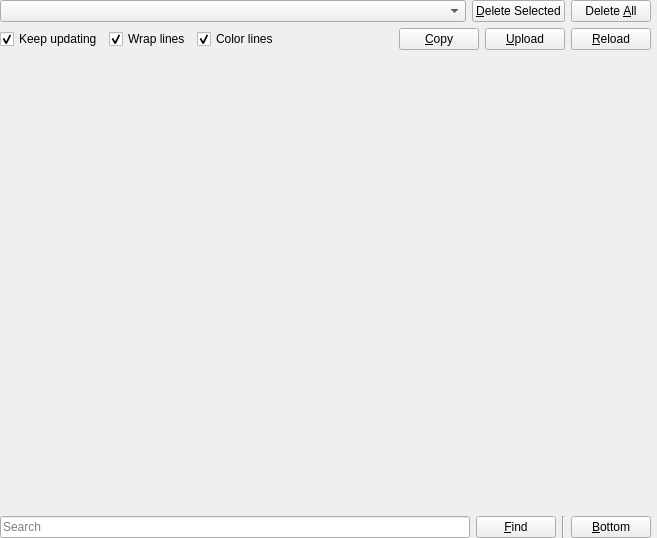
<?xml version="1.0" encoding="UTF-8"?>
<ui version="4.0">
 <class>OtherLogsPage</class>
 <widget class="QWidget" name="OtherLogsPage">
  <property name="geometry">
   <rect>
    <x>0</x>
    <y>0</y>
    <width>657</width>
    <height>538</height>
   </rect>
  </property>
  <layout class="QGridLayout" name="gridLayout_2">
   <property name="leftMargin">
    <number>0</number>
   </property>
   <property name="topMargin">
    <number>0</number>
   </property>
   <property name="rightMargin">
    <number>6</number>
   </property>
   <property name="bottomMargin">
    <number>0</number>
   </property>
   <item row="2" column="2">
    <widget class="QPushButton" name="findButton">
     <property name="sizePolicy">
      <sizepolicy hsizetype="Maximum" vsizetype="Fixed">
       <horstretch>0</horstretch>
       <verstretch>0</verstretch>
      </sizepolicy>
     </property>
     <property name="text">
      <string>&amp;Find</string>
     </property>
    </widget>
   </item>
   <item row="2" column="3">
    <widget class="Line" name="line">
     <property name="orientation">
      <enum>Qt::Orientation::Vertical</enum>
     </property>
    </widget>
   </item>
   <item row="2" column="4">
    <widget class="QPushButton" name="btnBottom">
     <property name="sizePolicy">
      <sizepolicy hsizetype="Maximum" vsizetype="Fixed">
       <horstretch>0</horstretch>
       <verstretch>0</verstretch>
      </sizepolicy>
     </property>
     <property name="toolTip">
      <string>Scroll all the way to bottom</string>
     </property>
     <property name="text">
      <string>&amp;Bottom</string>
     </property>
    </widget>
   </item>
   <item row="1" column="0" colspan="5">
    <widget class="LogView" name="text">
     <property name="enabled">
      <bool>false</bool>
     </property>
    </widget>
   </item>
   <item row="0" column="0" colspan="5">
    <layout class="QGridLayout" name="gridLayout">
     <item row="0" column="0" colspan="5">
      <layout class="QHBoxLayout" name="horizontalLayout">
       <item>
        <widget class="QComboBox" name="selectLogBox">
         <property name="sizePolicy">
          <sizepolicy hsizetype="Expanding" vsizetype="Fixed">
           <horstretch>0</horstretch>
           <verstretch>0</verstretch>
          </sizepolicy>
         </property>
        </widget>
       </item>
       <item>
        <widget class="QPushButton" name="btnDelete">
         <property name="toolTip">
          <string>Delete the selected log</string>
         </property>
         <property name="text">
          <string>&amp;Delete Selected</string>
         </property>
        </widget>
       </item>
       <item>
        <widget class="QPushButton" name="btnClean">
         <property name="toolTip">
          <string>Delete all the logs</string>
         </property>
         <property name="text">
          <string>Delete &amp;All</string>
         </property>
        </widget>
       </item>
      </layout>
     </item>
     <item row="1" column="0" colspan="5">
      <layout class="QHBoxLayout" name="horizontalLayout1">
       <item>
        <widget class="QCheckBox" name="trackLogCheckbox">
         <property name="text">
          <string>Keep updating</string>
         </property>
         <property name="checked">
          <bool>true</bool>
         </property>
        </widget>
       </item>
       <item>
        <widget class="QCheckBox" name="wrapCheckbox">
         <property name="text">
          <string>Wrap lines</string>
         </property>
         <property name="checked">
          <bool>true</bool>
         </property>
        </widget>
       </item>
       <item>
        <widget class="QCheckBox" name="colorCheckbox">
         <property name="text">
          <string>Color lines</string>
         </property>
         <property name="checked">
          <bool>true</bool>
         </property>
        </widget>
       </item>
       <item>
        <spacer name="horizontalSpacer">
         <property name="orientation">
          <enum>Qt::Orientation::Horizontal</enum>
         </property>
         <property name="sizeHint" stdset="0">
          <size>
           <width>40</width>
           <height>20</height>
          </size>
         </property>
        </spacer>
       </item>
       <item>
        <widget class="QPushButton" name="btnCopy">
         <property name="toolTip">
          <string>Copy the whole log into the clipboard</string>
         </property>
         <property name="text">
          <string>&amp;Copy</string>
         </property>
        </widget>
       </item>
       <item>
        <widget class="QPushButton" name="btnPaste">
         <property name="toolTip">
          <string>Upload the log to the paste service configured in preferences</string>
         </property>
         <property name="text">
          <string>&amp;Upload</string>
         </property>
        </widget>
       </item>
       <item>
        <widget class="QPushButton" name="btnReload">
         <property name="toolTip">
          <string>Reload the contents of the log from the disk</string>
         </property>
         <property name="text">
          <string>&amp;Reload</string>
         </property>
        </widget>
       </item>
      </layout>
     </item>
    </layout>
   </item>
   <item row="2" column="0" colspan="2">
    <widget class="QLineEdit" name="searchBar">
     <property name="placeholderText">
      <string>Search</string>
     </property>
    </widget>
   </item>
  </layout>
 </widget>
 <customwidgets>
  <customwidget>
   <class>LogView</class>
   <extends>QWidget</extends>
   <header>ui/widgets/LogView.h</header>
  </customwidget>
 </customwidgets>
 <tabstops>
  <tabstop>selectLogBox</tabstop>
  <tabstop>btnReload</tabstop>
  <tabstop>btnCopy</tabstop>
  <tabstop>btnPaste</tabstop>
  <tabstop>btnDelete</tabstop>
  <tabstop>btnClean</tabstop>
  <tabstop>wrapCheckbox</tabstop>
  <tabstop>colorCheckbox</tabstop>
  <tabstop>text</tabstop>
  <tabstop>searchBar</tabstop>
  <tabstop>findButton</tabstop>
 </tabstops>
 <resources/>
 <connections/>
</ui>
